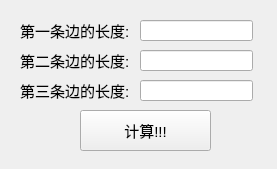
<?xml version="1.0" encoding="UTF-8"?>
<ui version="4.0">
 <class>triangle</class>
 <widget class="QWidget" name="triangle">
  <property name="geometry">
   <rect>
    <x>0</x>
    <y>0</y>
    <width>277</width>
    <height>169</height>
   </rect>
  </property>
  <property name="windowTitle">
   <string>Form</string>
  </property>
  <widget class="QLabel" name="label">
   <property name="geometry">
    <rect>
     <x>20</x>
     <y>20</y>
     <width>121</width>
     <height>21</height>
    </rect>
   </property>
   <property name="font">
    <font>
     <pointsize>11</pointsize>
    </font>
   </property>
   <property name="text">
    <string>第一条边的长度:</string>
   </property>
  </widget>
  <widget class="QLabel" name="label_2">
   <property name="geometry">
    <rect>
     <x>20</x>
     <y>50</y>
     <width>121</width>
     <height>21</height>
    </rect>
   </property>
   <property name="font">
    <font>
     <pointsize>11</pointsize>
    </font>
   </property>
   <property name="text">
    <string>第二条边的长度:</string>
   </property>
  </widget>
  <widget class="QLabel" name="label_3">
   <property name="geometry">
    <rect>
     <x>20</x>
     <y>80</y>
     <width>121</width>
     <height>21</height>
    </rect>
   </property>
   <property name="font">
    <font>
     <pointsize>11</pointsize>
    </font>
   </property>
   <property name="text">
    <string>第三条边的长度:</string>
   </property>
  </widget>
  <widget class="QLineEdit" name="lineEdit_1">
   <property name="geometry">
    <rect>
     <x>140</x>
     <y>20</y>
     <width>113</width>
     <height>21</height>
    </rect>
   </property>
  </widget>
  <widget class="QLineEdit" name="lineEdit_2">
   <property name="geometry">
    <rect>
     <x>140</x>
     <y>50</y>
     <width>113</width>
     <height>21</height>
    </rect>
   </property>
  </widget>
  <widget class="QLineEdit" name="lineEdit_3">
   <property name="geometry">
    <rect>
     <x>140</x>
     <y>80</y>
     <width>113</width>
     <height>21</height>
    </rect>
   </property>
  </widget>
  <widget class="QPushButton" name="pushButton">
   <property name="geometry">
    <rect>
     <x>80</x>
     <y>110</y>
     <width>131</width>
     <height>41</height>
    </rect>
   </property>
   <property name="font">
    <font>
     <pointsize>11</pointsize>
    </font>
   </property>
   <property name="text">
    <string>计算!!!</string>
   </property>
  </widget>
 </widget>
 <resources/>
 <connections/>
</ui>
